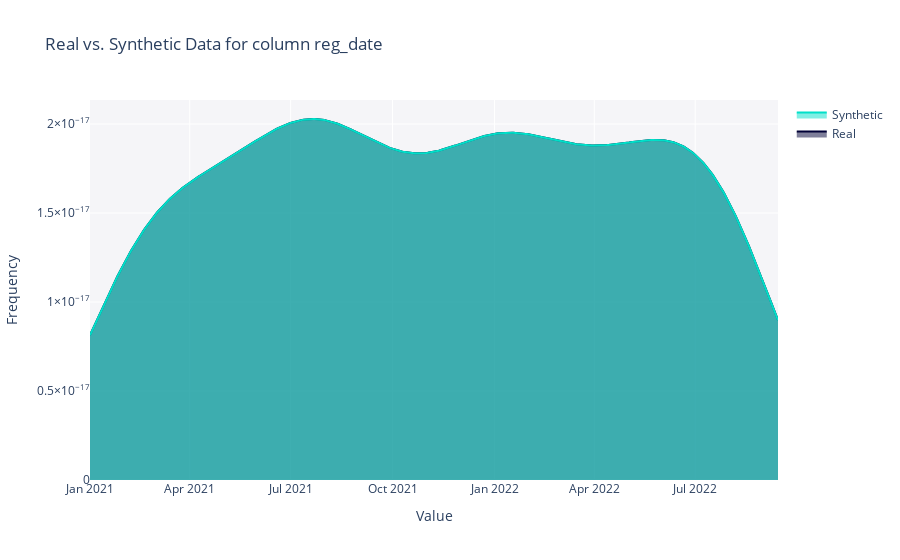
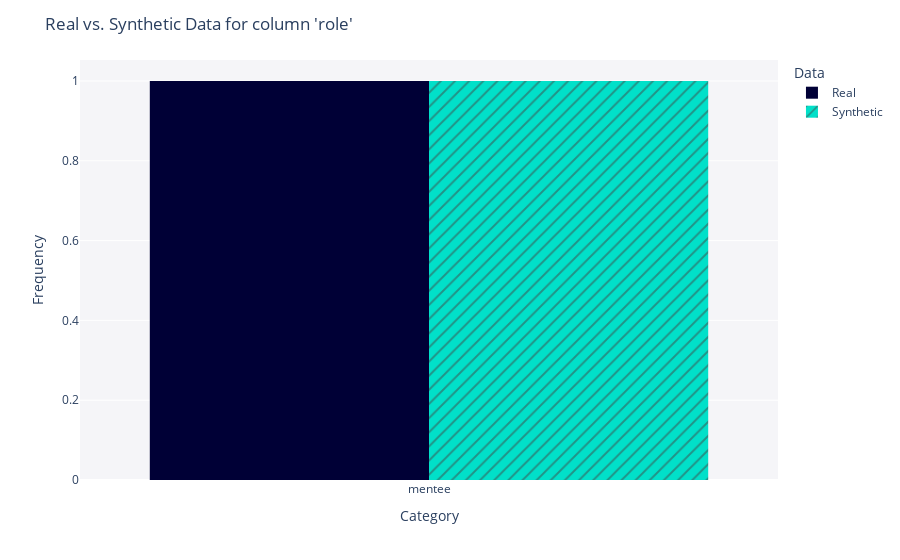
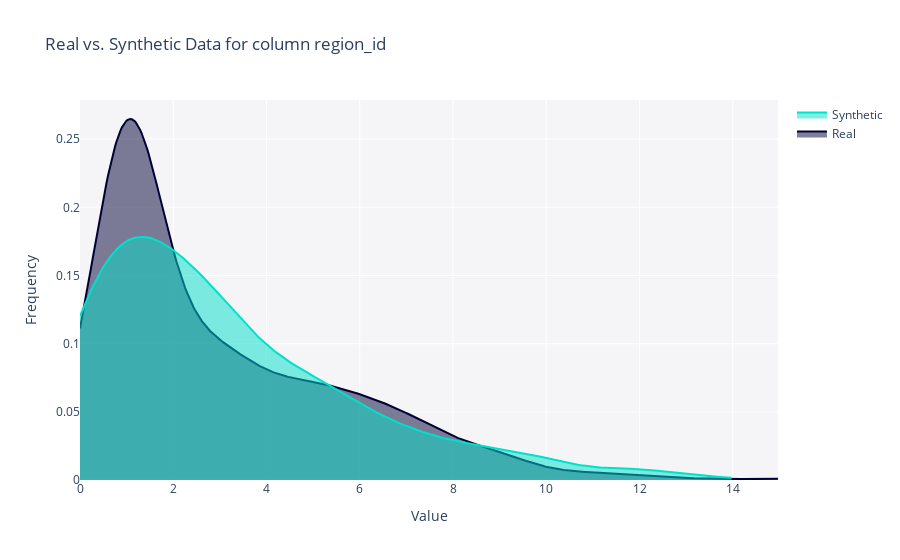

Source (notebook cell) for these figures, in order:
### Code cell
for col in users_without_sessions_synthetic.columns:
    try:
        fig = get_column_plot(
            real_data=users_without_sessions,
            synthetic_data=users_without_sessions_synthetic1,
            column_name=col,
            metadata=metadata_user_without_sessions
        )

        fig.show()
    except ValueError:
        continue

### Figure 1 — Plotly figure (JSON) as saved in the notebook; plotly's stock layout.template omitted (floating-point values rounded to 4 significant figures; data arrays with more than 128 entries replaced by an {"elided": "..."} marker saying what was removed)
{"data": [{"fill": "tozeroy", "hovertemplate": "<b>Real</b><br>Value: %{x}<br>Frequency: %{y}<extra></extra>", "legendgroup": "Real", "marker": {"color": "#000036"}, "mode": "lines", "name": "Real", "showlegend": true, "type": "scatter", "x": {"elided": "500 str values"}, "xaxis": "x", "y": {"elided": "500 float values"}, "yaxis": "y"}, {"fill": "tozeroy", "hovertemplate": "<b>Synthetic</b><br>Value: %{x}<br>Frequency: %{y}<extra></extra>", "legendgroup": "Synthetic", "marker": {"color": "#01E0C9"}, "mode": "lines", "name": "Synthetic", "showlegend": true, "type": "scatter", "x": {"elided": "500 str values"}, "xaxis": "x", "y": {"elided": "500 float values"}, "yaxis": "y"}], "layout": {"barmode": "overlay", "hovermode": "closest", "legend": {"traceorder": "reversed"}, "plot_bgcolor": "#F5F5F8", "title": {"text": "Real vs. Synthetic Data for column reg_date"}, "xaxis": {"anchor": "y2", "domain": [0, 1], "title": {"text": "Value"}, "zeroline": false}, "yaxis": {"anchor": "free", "domain": [0, 1], "position": 0, "title": {"text": "Frequency"}}}}

### Figure 2 — Plotly figure (JSON) as saved in the notebook; plotly's stock layout.template omitted (floating-point values rounded to 4 significant figures; data arrays with more than 128 entries replaced by an {"elided": "..."} marker saying what was removed)
{"data": [{"alignmentgroup": "True", "bingroup": "x", "histnorm": "probability density", "hovertemplate": "<b>Real</b><br>Frequency: %{y}<extra></extra>", "legendgroup": "Real", "marker": {"color": "#000036", "pattern": {"shape": ""}}, "name": "Real", "offsetgroup": "Real", "orientation": "v", "showlegend": true, "type": "histogram", "x": {"elided": "662 str values"}, "xaxis": "x", "yaxis": "y"}, {"alignmentgroup": "True", "bingroup": "x", "histnorm": "probability density", "hovertemplate": "<b>Synthetic</b><br>Frequency: %{y}<extra></extra>", "legendgroup": "Synthetic", "marker": {"color": "#01E0C9", "pattern": {"shape": "/"}}, "name": "Synthetic", "offsetgroup": "Synthetic", "orientation": "v", "showlegend": true, "type": "histogram", "x": {"elided": "662 str values"}, "xaxis": "x", "yaxis": "y"}], "layout": {"barmode": "group", "legend": {"title": {"text": "Data"}, "tracegroupgap": 0}, "margin": {"t": 60}, "plot_bgcolor": "#F5F5F8", "title": {"text": "Real vs. Synthetic Data for column 'role'"}, "xaxis": {"anchor": "y", "domain": [0, 1], "title": {"text": "Category"}}, "yaxis": {"anchor": "x", "domain": [0, 1], "title": {"text": "Frequency"}}}}

### Figure 3 — Plotly figure (JSON) as saved in the notebook; plotly's stock layout.template omitted (floating-point values rounded to 4 significant figures; data arrays with more than 128 entries replaced by an {"elided": "..."} marker saying what was removed)
{"data": [{"fill": "tozeroy", "hovertemplate": "<b>Real</b><br>Value: %{x}<br>Frequency: %{y}<extra></extra>", "legendgroup": "Real", "marker": {"color": "#000036"}, "mode": "lines", "name": "Real", "showlegend": true, "type": "scatter", "x": {"elided": "500 float values"}, "xaxis": "x", "y": {"elided": "500 float values"}, "yaxis": "y"}, {"fill": "tozeroy", "hovertemplate": "<b>Synthetic</b><br>Value: %{x}<br>Frequency: %{y}<extra></extra>", "legendgroup": "Synthetic", "marker": {"color": "#01E0C9"}, "mode": "lines", "name": "Synthetic", "showlegend": true, "type": "scatter", "x": {"elided": "500 float values"}, "xaxis": "x", "y": {"elided": "500 float values"}, "yaxis": "y"}], "layout": {"barmode": "overlay", "hovermode": "closest", "legend": {"traceorder": "reversed"}, "plot_bgcolor": "#F5F5F8", "title": {"text": "Real vs. Synthetic Data for column region_id"}, "xaxis": {"anchor": "y2", "domain": [0, 1], "title": {"text": "Value"}, "zeroline": false}, "yaxis": {"anchor": "free", "domain": [0, 1], "position": 0, "title": {"text": "Frequency"}}}}
